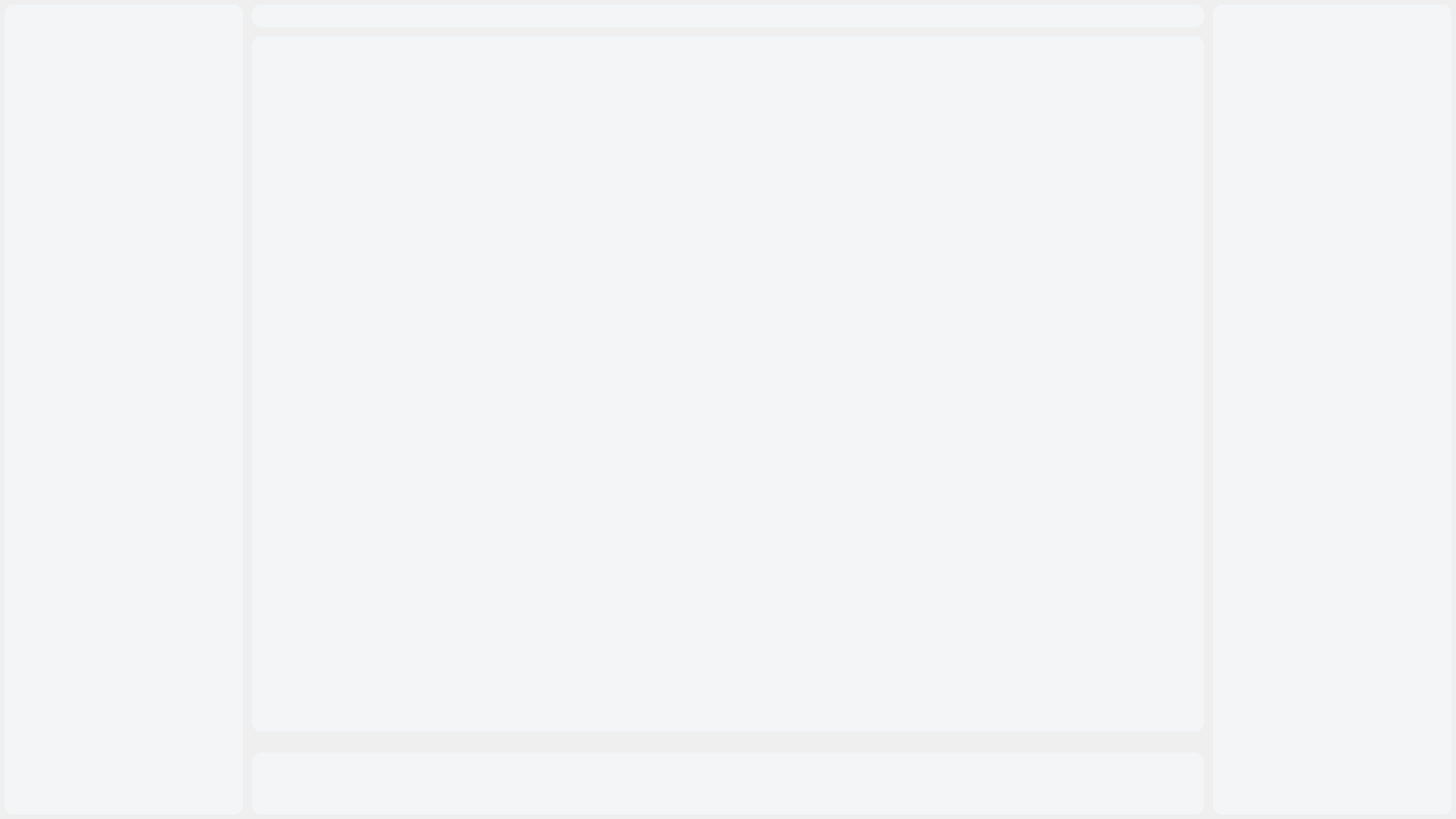
<?xml version="1.0" encoding="UTF-8"?>
<ui version="4.0">
 <class>MainWindow</class>
 <widget class="QMainWindow" name="MainWindow">
  <property name="geometry">
   <rect>
    <x>0</x>
    <y>0</y>
    <width>1600</width>
    <height>900</height>
   </rect>
  </property>
  <property name="sizePolicy">
   <sizepolicy hsizetype="Maximum" vsizetype="Maximum">
    <horstretch>0</horstretch>
    <verstretch>0</verstretch>
   </sizepolicy>
  </property>
  <property name="windowTitle">
   <string>FileSystem</string>
  </property>
  <property name="styleSheet">
   <string notr="true"/>
  </property>
  <widget class="QWidget" name="centralWidget">
   <property name="styleSheet">
    <string notr="true">#centralWidget{
	
	background-image: url(:/r/w2.png);

}</string>
   </property>
   <layout class="QGridLayout" name="gridLayout" rowstretch="0" columnstretch="0" rowminimumheight="0" columnminimumwidth="0">
    <property name="leftMargin">
     <number>5</number>
    </property>
    <property name="topMargin">
     <number>5</number>
    </property>
    <property name="rightMargin">
     <number>5</number>
    </property>
    <property name="bottomMargin">
     <number>5</number>
    </property>
    <property name="spacing">
     <number>5</number>
    </property>
    <item row="0" column="0">
     <layout class="QHBoxLayout" name="horizontalLayout" stretch="2,8,2">
      <property name="spacing">
       <number>10</number>
      </property>
      <property name="sizeConstraint">
       <enum>QLayout::SetMaximumSize</enum>
      </property>
      <item>
       <widget class="QTreeWidget" name="treeWidget">
        <property name="styleSheet">
         <string notr="true">#treeWidget{
background-color: rgba(247, 251, 255, 0.5);
  font-family: Arial;
  font-size: 18px;
  line-height: 30px;
  font-weight: bold;
  border: 1px ;
  border-radius: 10px;
  padding: 2px;
}</string>
        </property>
        <property name="frameShape">
         <enum>QFrame::Box</enum>
        </property>
        <property name="verticalScrollBarPolicy">
         <enum>Qt::ScrollBarAlwaysOff</enum>
        </property>
        <property name="horizontalScrollBarPolicy">
         <enum>Qt::ScrollBarAlwaysOff</enum>
        </property>
        <property name="headerHidden">
         <bool>true</bool>
        </property>
        <column>
         <property name="text">
          <string notr="true">1</string>
         </property>
        </column>
       </widget>
      </item>
      <item>
       <layout class="QVBoxLayout" name="verticalLayout" stretch="0,1,0,0">
        <property name="spacing">
         <number>10</number>
        </property>
        <item>
         <widget class="QLabel" name="label">
          <property name="styleSheet">
           <string notr="true">
  font-family: Arial;
background-color: rgba(247, 251, 255, 0.5);
  font-size: 18px;
  line-height: 30px;
  font-weight: bold;
  border: 1px ;
  border-radius: 10px;
  padding: 2px;</string>
          </property>
          <property name="text">
           <string/>
          </property>
         </widget>
        </item>
        <item>
         <widget class="QListWidget" name="listWidget">
          <property name="styleSheet">
           <string notr="true">background-color:rgba(247, 251, 255, 0.5);
  font-family: Arial;
  font-size: 18px;
  line-height: 30px;
  font-weight: bold;
  border-radius: 10px;
  padding: 2px;</string>
          </property>
         </widget>
        </item>
        <item>
         <spacer name="verticalSpacer">
          <property name="orientation">
           <enum>Qt::Vertical</enum>
          </property>
          <property name="sizeHint" stdset="0">
           <size>
            <width>20</width>
            <height>13</height>
           </size>
          </property>
         </spacer>
        </item>
        <item>
         <widget class="QTableWidget" name="tableWidget_2">
          <property name="styleSheet">
           <string notr="true">

*{ background-color: rgba(247, 251, 255, 0.5);
  font-family: Arial;
  font-size: 16px;
  font-weight: bold;

  border-radius: 10px;

box-shadow: 10px 10px  10px  #B00000;
}
QHeaderView::section
{
background-color:transparent;
}
</string>
          </property>
          <property name="frameShape">
           <enum>QFrame::Box</enum>
          </property>
          <property name="frameShadow">
           <enum>QFrame::Sunken</enum>
          </property>
          <property name="verticalScrollBarPolicy">
           <enum>Qt::ScrollBarAlwaysOff</enum>
          </property>
          <property name="horizontalScrollBarPolicy">
           <enum>Qt::ScrollBarAlwaysOff</enum>
          </property>
          <property name="sizeAdjustPolicy">
           <enum>QAbstractScrollArea::AdjustToContents</enum>
          </property>
         </widget>
        </item>
       </layout>
      </item>
      <item>
       <widget class="QTableWidget" name="tableWidget">
        <property name="layoutDirection">
         <enum>Qt::LeftToRight</enum>
        </property>
        <property name="styleSheet">
         <string notr="true">
*{ background-color: rgba(247, 251, 255, 0.5);
  font-family: Arial;
  font-size: 18px;
  font-weight: bold;
  border: 2px ;
  border-radius: 10px;
  padding: 2px;
box-shadow: 10px 10px  10px  #B00000;
}
QHeaderView::section
{
background-color:transparent;
}</string>
        </property>
        <property name="frameShape">
         <enum>QFrame::Box</enum>
        </property>
        <property name="frameShadow">
         <enum>QFrame::Sunken</enum>
        </property>
        <property name="verticalScrollBarPolicy">
         <enum>Qt::ScrollBarAlwaysOff</enum>
        </property>
        <property name="horizontalScrollBarPolicy">
         <enum>Qt::ScrollBarAlwaysOff</enum>
        </property>
        <property name="sizeAdjustPolicy">
         <enum>QAbstractScrollArea::AdjustToContents</enum>
        </property>
        <property name="selectionMode">
         <enum>QAbstractItemView::MultiSelection</enum>
        </property>
        <property name="selectionBehavior">
         <enum>QAbstractItemView::SelectRows</enum>
        </property>
        <property name="textElideMode">
         <enum>Qt::ElideRight</enum>
        </property>
        <property name="verticalScrollMode">
         <enum>QAbstractItemView::ScrollPerItem</enum>
        </property>
        <property name="horizontalScrollMode">
         <enum>QAbstractItemView::ScrollPerPixel</enum>
        </property>
        <property name="showGrid">
         <bool>false</bool>
        </property>
        <property name="gridStyle">
         <enum>Qt::DashLine</enum>
        </property>
        <attribute name="horizontalHeaderCascadingSectionResizes">
         <bool>true</bool>
        </attribute>
        <attribute name="verticalHeaderCascadingSectionResizes">
         <bool>true</bool>
        </attribute>
       </widget>
      </item>
     </layout>
    </item>
   </layout>
  </widget>
 </widget>
 <layoutdefault spacing="6" margin="11"/>
 <resources/>
 <connections/>
</ui>
